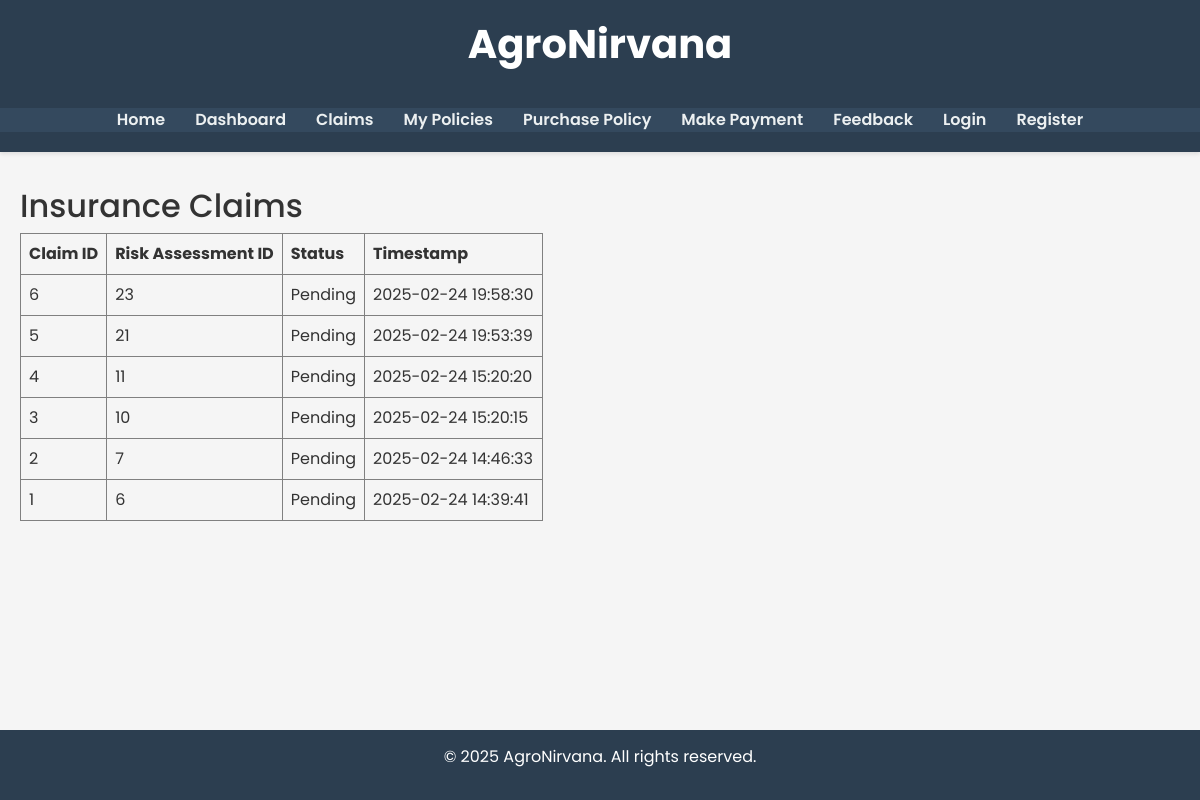
The page /claims on the database as committed earlier.
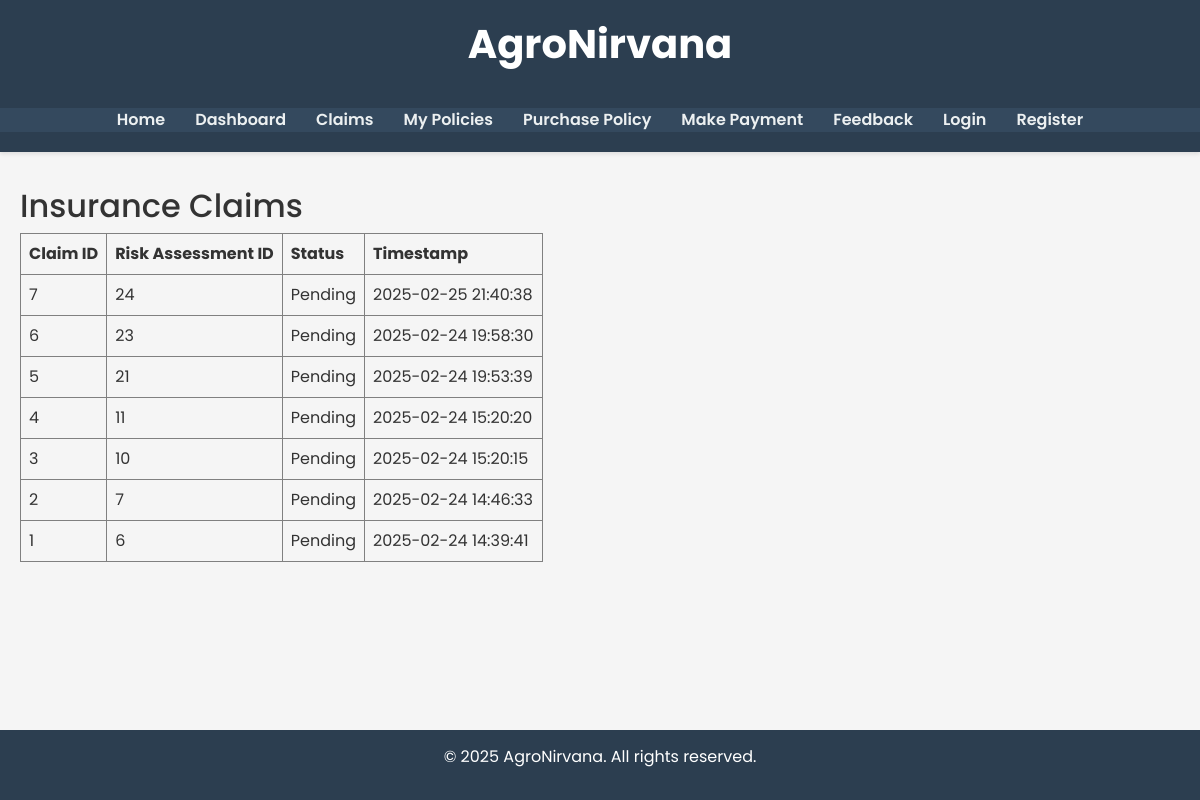
The same page on the database as committed later.
### models.py (models this page shows, shortened)
class Claim(db.Model):
    __tablename__ = 'claim'
    id = db.Column(db.Integer, primary_key=True)
    risk_assessment_id = db.Column(db.Integer, db.ForeignKey('risk_assessment.id'), nullable=False)
    user_id = db.Column(db.Integer, db.ForeignKey('user.id'), nullable=True)
    claim_status = db.Column(db.String(50), default='Pending')  # Pending, Approved, Rejected
    timestamp = db.Column(db.DateTime, default=datetime.utcnow)

### app.py (the view)
@app.route('/claims')
def claims():
    from models import Claim  # Ensure Claim is imported
    claim_records = Claim.query.order_by(Claim.timestamp.desc()).all()
    return render_template('claims.html', claims=claim_records)

### templates/claims.html
{% extends "base.html" %}
{% block content %}
  <h2>Insurance Claims</h2>
  <table border="1" cellpadding="8">
    <thead>
      <tr>
        <th>Claim ID</th>
        <th>Risk Assessment ID</th>
        <th>Status</th>
        <th>Timestamp</th>
      </tr>
    </thead>
    <tbody>
      {% for claim in claims %}
      <tr>
        <td>{{ claim.id }}</td>
        <td>{{ claim.risk_assessment_id }}</td>
        <td>{{ claim.claim_status }}</td>
        <td>{{ claim.timestamp.strftime('%Y-%m-%d %H:%M:%S') }}</td>
      </tr>
      {% endfor %}
    </tbody>
  </table>
{% endblock %}

Rows that differ between the two databases and show on the page:
added Claim: id "7", risk_assessment_id "24", claim_status "Pending", timestamp "2025-02-25 21:40:38"
